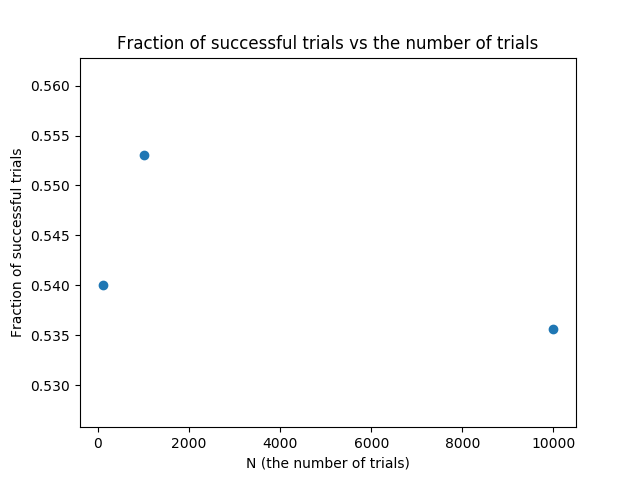

Reproduce this figure in Python.
# CTA200H 2017 Problem Set 1, Question 2
# Jack Hong and Bill Kong

import numpy as np
import matplotlib.pyplot as plt
import scipy.optimize as opt


# Part A =========================================
def fact(n):
    """Return the factorial of n, where n is assumed to be an integer with n >= 0."""
    if n == 0:
        return 1
    else:
        return n * fact(n-1)


def comb(n, k):
    """Return n choose k."""
    if k == 0:
        return 1
    else:
        return int(fact(n) / (fact(k) * fact(n - k)))


# Part B ==========================================
def print_pascal_triangle(num_rows):
    """Print the first num_rows rows of Pascal's triangle."""
    for n in range(num_rows):
        for k in range(n + 1):
            print(comb(n, k)),
        print("\n")


# Part C ==========================================
def prob_k_heads(n, k, p):
    """Return the probability of obtaining k heads out of n coin tosses.
    
    Parameters:
        n: number of coin tosses (int)
        k: number of heads (int)
        p: probability of heads (e.g. prob of heads) (float)
    """
    return comb(n, k) * p**k * (1-p)**(n-k)


def prob_at_least_k_heads(n, k, p):
    """Return the probability of obtaining at least k heads out of n coin tosses.

    Parameters:
        n: number of coin tosses (int)
        k: minimum number of heads desired (int)
        p: probability of heads (e.g. prob of heads) (float)
    """
    ssf = 0
    for x in range(k, n+1):
        ssf = ssf + prob_k_heads(n, x, p)
    return ssf


# Part D =========================================
def coin_toss_sim(n, k, p, N):
    """Simulate n coin tosses with probability p of getting heads for each toss, N times. 
    Return fraction of experiments with at least k heads.
    """
    n_successes = 0
    for x in range(N):
        n_heads = 0
        for toss in range(n):
            if np.random.random() < p:
                n_heads = n_heads + 1
        if n_heads >= k:
            n_successes = n_successes + 1
    return float(n_successes) / N


def plot_coin_toss_sim(n, k, p, Ns):
    """Plot the results of the experiment in part D."""
    frac_success = []

    for N in Ns:
        frac_success.append(coin_toss_sim(n, k, p, N))

    plt.scatter(Ns, frac_success)
    plt.title("Fraction of successful trials vs the number of trials")
    plt.ylabel("Fraction of successful trials")
    plt.xlabel("N (the number of trials)")


def main():
    # Part b. print the first 20 rows of Pascal's triangle.
    print_pascal_triangle(20)

    # Part c.
    str_msg = "For values n=100, k=30, p=0.3 the probability of obtaining at least k heads in n flips is {:f}"
    n = 100
    k = 30
    p = 0.3
    print(str_msg.format(prob_at_least_k_heads(n, k, p)))

    # Part d. coin toss experiment with n=100, k=30, p=0.3 repeated N times
    Ns = [100, 1000, 10000]
    plot_coin_toss_sim(n, k, p, Ns)

    plt.show()


if __name__ == "__main__":
    main()
